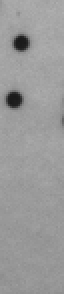
#> input picture 2dot.png, 32 x 147 px (shown 2 times larger)
$ python df_sheet.py   (older library calls are emulated)
#> lines starting #> are read from the running program, lines starting #| are printed output that depends on the picture; after the words box and inside, x2 and y2 are one past the last pixel; in counts of white or black regions, pixels touching at a corner belong together
### tools/smudge_lab.py
"""Print one line with the dot out of ``2dot.png``, then smudge it.

The point is to *see* each effect on its own before any of them go into the
program, so every stage is a small function of one ink field and the sheet at
the bottom renders each one in its own labelled panel next to the crop of
``df1.png`` it is trying to look like.

Everything works in the ink domain that :mod:`dotgen.core.ink` defines -- 0 is
untouched paper, 1 is all the light taken -- and paper is only introduced at
the very end by ``L = B * (1 - I)``.  That ordering is what keeps a smear from
dragging grey across the label: spreading *ink* thins it, spreading *pixels*
would paint the paper.

Order matters and follows the physics: drops land and merge (bleed, wet
spread), the head or the substrate moves (ghost, smear), the ink dries
unevenly (blotch), and only then does a camera look at it (blur, grain).
Doing the camera first would give crisp glyphs under a soft photo, which is
exactly what the target does not look like.

Everything happens at the resolution the *dot* was sampled at, and stays
there.  ``df1.png`` is a photograph that happens to have been taken at about
2.7 px per drop; rendering at that size would put the sampled dot -- 8 px
across in ``2dot.png``, which is why it was sampled at all -- through a 3x
reduction and destroy the shape the whole exercise is built on.  The reference
photograph decides what the result should *look* like, never what size it is.

Nothing here draws anything by itself -- :mod:`smudge_sheet` renders one panel
per effect and :mod:`smudge_ramp` sweeps the single dial that combines them.
"""

from __future__ import annotations

import sys
from dataclasses import dataclass
from pathlib import Path

import cv2
import numpy as np

ROOT = Path(__file__).resolve().parent.parent
sys.path.insert(0, str(ROOT))
sys.path.insert(0, str(Path(__file__).resolve().parent))

from dotgen.core.dot_extract import ExtractConfig, extract_dot_ex  # noqa: E402
from dotgen.core.models import ROI  # noqa: E402

import dotfont  # noqa: E402

OUT = ROOT / "tools" / "smudge"

# Drop pitch of a "small dot-matrix character" as printed and photographed at
# ordinary label resolution -- measured off df1.png, whose characters advance
# 16.9 px over 5.45 cells.  Nothing is rendered at this size; it is the unit
# the outside world quotes lengths in (df-method.md section 11, for one), so it
# is what those lengths have to be converted *from*.
REFERENCE_PITCH = 3.1

TEXT = "HSD:051826 10:26 T2"


# ----------------------------------------------------------------------
# the dot


def sample_dots(path: Path) -> list[np.ndarray]:
    """Every dot in ``path``, as an ink patch, through the program's own engine.

    The dots are found by thresholding against the median of the crop rather
    than against any fixed number, because ``2dot.png`` is a phone photo of
    grey paper and its "white" is nowhere near 255.
    """
    img = cv2.imread(str(path), cv2.IMREAD_GRAYSCALE)
#> img is the input picture: shape (147, 32); min 25, max 175, mean 154.3

    if img is None:
        raise SystemExit(f"cannot read {path}")

    paper = float(np.median(img))
#> paper = 157
    dark = (img < paper - 25).astype(np.uint8)
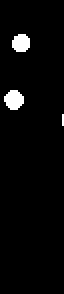
#> dark: shape (147, 32) (shown 2 times larger); values 0 (black) and 1 (white), 3.1% white; 3 white regions (1 under 20 px), largest, box (x1, y1, x2, y2) and area: (2, 45, 12, 55) 75, (6, 17, 15, 26) 67
    count, _, stats, centres = cv2.connectedComponentsWithStats(dark, 8)
#> count = 4; stats = [[0, 0, 32, 147, 4556], [6, 17, 9, 9, 67], [2, 45, 10, 10, 75], [31, 57, 1, 6, 6]]; centres = [[15.71, 74.17], [10.09, 21.09], [6.56, 49.48], [31, 59.5]]

    cfg = ExtractConfig(
        patch_radius=7, threshold=int(paper - 20), min_component_area=10
    )
    patches: list[np.ndarray] = []

    for i in range(1, count):
        if stats[i, cv2.CC_STAT_AREA] < 20:
            continue

        cx, cy = centres[i]
        radius = int(max(stats[i, cv2.CC_STAT_WIDTH], stats[i, cv2.CC_STAT_HEIGHT]))

        mask = np.zeros(img.shape, np.uint8)
        cv2.circle(mask, (int(round(cx)), int(round(cy))), radius, 255, -1)

        x, y = int(cx - radius), int(cy - radius)
        roi = ROI("circle", mask, (x, y, 2 * radius, 2 * radius), (cx, cy))

        sample, why = extract_dot_ex(img, roi, cfg)

        if sample is None:
            print(f"  dot at ({cx:.0f},{cy:.0f}) skipped: {why}")
            continue

        patches.append(sample.ink)
#> this loop made 1 pass
#> (cx, cy, radius, x, y) on pass 1: (10.1, 20.9, 9, 1, 12)
#> pass 1, in _work_window, `crop = img[y1:y2, x1:x2]`:
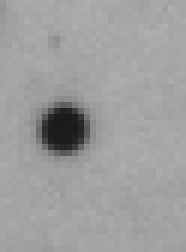
#> crop: shape (42, 31) (shown 6 times larger); min 25, max 174, mean 158.5
#> pass 1, in extract_dot_ex, `win_x, win_y, gray, mask_win = window`:
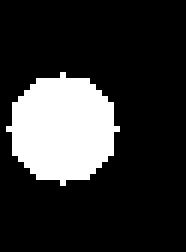
#> mask_win: shape (42, 31) (shown 6 times larger); 19.4% white; 1 white region, box (x1, y1, x2, y2) and area: (1, 12, 20, 31) 253
#> after the loop, patches = []
#> (the rest of the program and of its run is left out)
